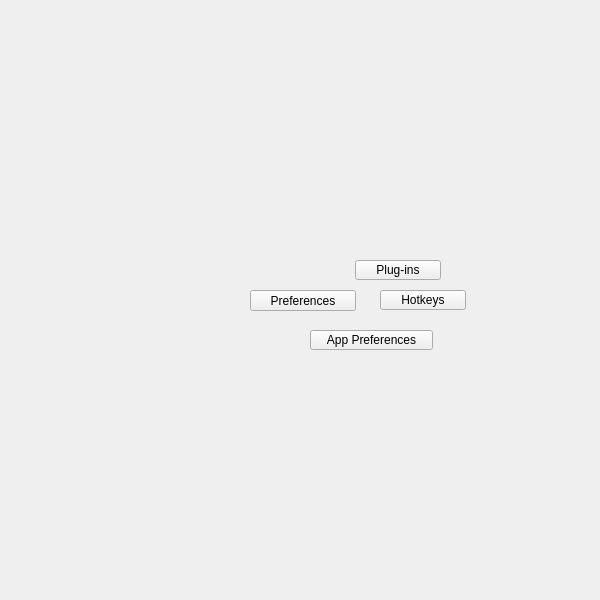
<?xml version="1.0" encoding="UTF-8"?>
<ui version="4.0">
 <class>QtUi</class>
 <widget class="QMainWindow" name="QtUi">
  <property name="enabled">
   <bool>true</bool>
  </property>
  <property name="geometry">
   <rect>
    <x>0</x>
    <y>0</y>
    <width>600</width>
    <height>600</height>
   </rect>
  </property>
  <property name="sizePolicy">
   <sizepolicy hsizetype="Ignored" vsizetype="Ignored">
    <horstretch>0</horstretch>
    <verstretch>0</verstretch>
   </sizepolicy>
  </property>
  <property name="minimumSize">
   <size>
    <width>0</width>
    <height>0</height>
   </size>
  </property>
  <property name="maximumSize">
   <size>
    <width>600</width>
    <height>600</height>
   </size>
  </property>
  <property name="cursor">
   <cursorShape>ArrowCursor</cursorShape>
  </property>
  <property name="windowTitle">
   <string>Toolkit</string>
  </property>
  <property name="whatsThis">
   <string>main</string>
  </property>
  <property name="toolButtonStyle">
   <enum>Qt::ToolButtonIconOnly</enum>
  </property>
  <property name="tabShape">
   <enum>QTabWidget::Triangular</enum>
  </property>
  <property name="dockNestingEnabled">
   <bool>true</bool>
  </property>
  <property name="dockOptions">
   <set>QMainWindow::AllowNestedDocks|QMainWindow::AllowTabbedDocks|QMainWindow::AnimatedDocks|QMainWindow::ForceTabbedDocks</set>
  </property>
  <widget class="QWidget" name="main_widget">
   <property name="sizePolicy">
    <sizepolicy hsizetype="Ignored" vsizetype="Ignored">
     <horstretch>0</horstretch>
     <verstretch>0</verstretch>
    </sizepolicy>
   </property>
   <widget class="QPushButton" name="i022">
    <property name="geometry">
     <rect>
      <x>250</x>
      <y>290</y>
      <width>106</width>
      <height>21</height>
     </rect>
    </property>
    <property name="minimumSize">
     <size>
      <width>0</width>
      <height>21</height>
     </size>
    </property>
    <property name="maximumSize">
     <size>
      <width>999</width>
      <height>21</height>
     </size>
    </property>
    <property name="toolTip">
     <string>Preferences</string>
    </property>
    <property name="whatsThis">
     <string>preferences</string>
    </property>
    <property name="text">
     <string>Preferences</string>
    </property>
   </widget>
   <widget class="QPushButton" name="b010">
    <property name="geometry">
     <rect>
      <x>310</x>
      <y>330</y>
      <width>123</width>
      <height>20</height>
     </rect>
    </property>
    <property name="minimumSize">
     <size>
      <width>0</width>
      <height>20</height>
     </size>
    </property>
    <property name="maximumSize">
     <size>
      <width>999</width>
      <height>20</height>
     </size>
    </property>
    <property name="text">
     <string>App Preferences</string>
    </property>
   </widget>
   <widget class="QPushButton" name="b009">
    <property name="geometry">
     <rect>
      <x>355</x>
      <y>260</y>
      <width>86</width>
      <height>20</height>
     </rect>
    </property>
    <property name="minimumSize">
     <size>
      <width>0</width>
      <height>20</height>
     </size>
    </property>
    <property name="maximumSize">
     <size>
      <width>999</width>
      <height>20</height>
     </size>
    </property>
    <property name="text">
     <string>Plug-ins</string>
    </property>
   </widget>
   <widget class="QPushButton" name="b008">
    <property name="geometry">
     <rect>
      <x>380</x>
      <y>290</y>
      <width>86</width>
      <height>20</height>
     </rect>
    </property>
    <property name="minimumSize">
     <size>
      <width>0</width>
      <height>20</height>
     </size>
    </property>
    <property name="maximumSize">
     <size>
      <width>999</width>
      <height>20</height>
     </size>
    </property>
    <property name="toolTip">
     <string>Platonic solids</string>
    </property>
    <property name="text">
     <string>Hotkeys</string>
    </property>
   </widget>
  </widget>
 </widget>
 <resources/>
 <connections/>
 <designerdata>
  <property name="gridDeltaX">
   <number>5</number>
  </property>
  <property name="gridDeltaY">
   <number>10</number>
  </property>
  <property name="gridSnapX">
   <bool>true</bool>
  </property>
  <property name="gridSnapY">
   <bool>true</bool>
  </property>
  <property name="gridVisible">
   <bool>true</bool>
  </property>
 </designerdata>
</ui>
